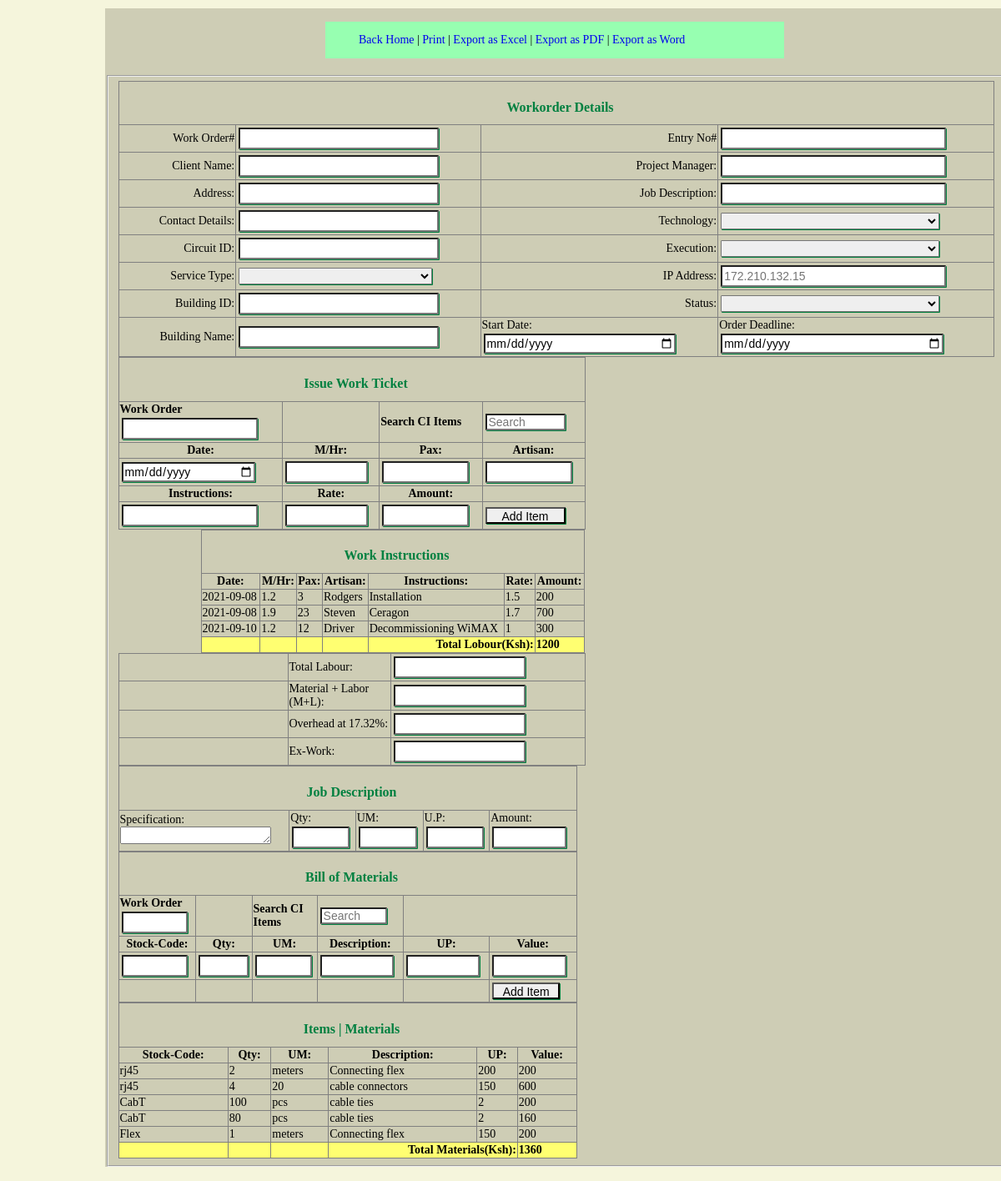
The page /turnaround.php on the database its author committed.
### tables this page shows
CREATE TABLE `instructions` (
  `id` int(11) NOT NULL,
  `date` date NOT NULL,
  `mhr` float NOT NULL,
  `pax` int(11) NOT NULL,
  `artisan` varchar(50) NOT NULL,
  `instruction` varchar(50) NOT NULL,
  `rate` float NOT NULL,
  `amount` int(11) NOT NULL,
  `orderid` varchar(50) NOT NULL
);

CREATE TABLE `orderitems` (
  `id` int(11) NOT NULL,
  `stockcode` varchar(50) NOT NULL,
  `quantity` int(11) NOT NULL,
  `um` varchar(50) NOT NULL,
  `description` varchar(50) NOT NULL,
  `up` int(11) NOT NULL,
  `value` int(11) NOT NULL,
  `orderid` int(11) NOT NULL
);

### includes/db_connection.php (called while the page is built, shortened)
<?php
class Database1 {
	var $connection = "";
	var $query = "";
	function __construct($sql){
	$this->username = "root";
	$this->password = "";
	$this->host="127.0.0.1";
	$this->database = "benselectronics";
	$this->connection = mysqli_connect($this->host,$this->username,$this->password);
	mysqli_select_db($this->connection,$this->database);
	$this->query = $sql;
	}
	function execute_query(){
		$resp = mysqli_query($this->connection,$this->query) or die(mysqli_error());
		return $resp;
		}
	}
?>

### includes/Database.php (called while the page is built, shortened)
<?php
class Database {
	var $connection = "";
	var $query = "";
	function __construct($sql){
	$this->username = "root";
	$this->password = "";
	$this->host="127.0.0.1";
	$this->database = "benselectronics";
	$this->connection = mysqli_connect($this->host,$this->username,$this->password);
	mysqli_select_db($this->connection,$this->database);
	$this->query = $sql;
	}
	function execute_query(){
		$resp = mysqli_query($this->connection,$this->query) or die(mysqli_error());
		return $resp;
		}
	}
?>

### turnaround.php (the view, shortened to what this page needs)
<!DOCTYPE html>
<html xmlns="http://www.w3.org/1999/xhtml">
<head>
<link rel="stylesheet" href="styles/tdoc.css" />
</head>
<body ><br />
<div id="topdiv"><ul>
<li><a href="home.php">Back Home</a> | </li>
<li><a href=javascript:window.print()>Print</a> |</li>
<li><a href=#>Export as Excel</a> | </li>
<li><a href=#>Export as PDF</a> | </li>
<li><a href=#>Export as Word</a></li>
</ul></div><br /><br /><br /><br />
<fieldset>
<table border=1 id=tbl1 align="center">
<tr><th colspan=12><h1>Workorder Details</h1></th></tr>
<tr><td align="right">Work Order#</td><td><input type="text" name="workorder" id="workorder"></td><td align="right">Entry No#</td><td><input type="text" name="entryno" id="entryno"></td></tr>
<tr><td align="right">Client Name:</td><td><input type="text" name="client" id="client"></td><td align="right">Project Manager:</td><td><input type="text" name="projectmanager" id="projectmanager"></td></tr>
<tr><td align="right">Address:</td><td><input type="text" name="address" id="address"></td><td align="right">Job Description:</td><td><input type="text" name="jobdescription" id="jobdescription"></td></tr>
<tr><td align="right">Contact Details:</td><td><input type="text" name="cdetails" id="cdetails"></td><td align="right">Technology:</td><td><select name="technology" id="technology">
<option ></option>
<option>Active Fiber</option>
</select></td></tr>
<tr><td align="right">Circuit ID:</td><td><input type="text" name="circuitid" id="circuitid"></td><td align="right">Execution:</td><td><select name="execution" id="execution">
<option></option>
<option>Deployment</option>
</select></td></tr>
<tr><td align="right">Service Type:</td><td>
<select name="servicetype" id="servicetype">
<option></option>
<option>E1/SIP</option>
</select></td><td align="right">IP Address:</td><td><input type="text" name="ipaddress" id="ipaddress" placeholder="172.210.132.15"  ></td></tr>
<tr><td align="right">Building ID:</td><td><input type="text" name="buildingid" id="buildingid"></td><td align="right">Status:</td><td><select name="status" id="status">
<option></option>
<option>Completed</option>
</select></td></tr>
<tr><td align="right">Building Name:</td><td><input type="text" name="buildingname" id="buildingname"></td><td>Start Date:<input type="date" name="startdate" id="startdate" title="Date Job Completed"></td><td>Order Deadline:<input type="date" name="orderdeadline" id="orderdeadline"></td></tr>
</table>
<form action="workinstruction.php" method="post" id="tbl2">
<table border=1 id="tbl2">
<tr><th colspan=12><h1>Issue Work Ticket </h1></th></tr>
<tr><td align="left"><b>Work Order</b><input type="text" name="workorder1" id="workorder1"></td><td></td><td><b>Search CI Items</b></td><td><input type="search" placeholder="Search" id=instsearch name="instsearch" /></td></tr>
<tr colspan=12><th>Date:</th><th>M/Hr:</th><th>Pax:</th><th>Artisan:</th></tr>
<tr><td><input type="date" name="date1" id="date1"></td><td><input type="text" name="mhr" id="mhr"></td><td><input type="text" name="pax" id="pax"></td><td><input type="text" name="artisan" id="artisan"></td></tr>
<tr colspan=12><th>Instructions:</th><th>Rate:</th><th>Amount:</th></tr>
<tr><td><input type="text" name="instruction" id="instruction"></td><td><input type="text" name="rate" id="rate"></td><td><input type="text" name="amount1" id="amount1"/></td><td width="120"><input type="submit" name="submit" id="submit" value="Add Item"/></td></tr></table>
<table>
<?php
include 'includes/db_connection.php';
$sql  = "SELECT * from instructions LIMIT 3";
$db2 = new Database1($sql);
$sum = 0;
$resp2 = $db2->execute_query();
echo "<table border=1  id=instruct>";
echo "<tr><th colspan=12><h1>Work Instructions</h1></th></tr>";
echo "<tr colspan=12><th>Date:</th><th>M/Hr:</th><th>Pax:</th><th>Artisan:</th><th>Instructions:</th><th>Rate:</th><th>Amount:</th></tr>";
while ($row = mysqli_fetch_row($resp2)){
$sum += $row[7];
echo "<tr><td>$row[1]</td><td>$row[2]</td><td>$row[3]</td><td>$row[4]</td><td>$row[5]</td><td>$row[6]</td><td>$row[7]</td></tr>";
	}
?>
<tr bgcolor="#FFFF71" align="right"><th></th><th></th><th><th></th></th><th colspan=2 align="right">Total Lobour(Ksh): </th><th align="left"><?php echo $sum ?></th></tr>
</table><br/><br/>
<table border=1 id="tbl2">
<tr><td width="200"></td><td style="width: 120px;">Total Labour:</td><td><input type="Number" name="amount" id="amount" style="width:150px;"></td></tr>
<tr><td></td><td style="width: 120px;">Material + Labor (M+L):</td><td><input type="Number" name="amount" id="amount" style="width:150px;"></td></tr>
<tr><td></td><td style="width: 120px;">Overhead at 17.32%:</td><td><input type="Number" name="amount" id="amount" style="width:150px;"></td></tr>
<tr><td></td><td style="width: 120px;">Ex-Work:</td><td><input type="Number" name="amount" id="amount" style="width:150px;"></td></tr>
</table>
</form>
<table border=1 id="item" align="left">
<tr><th colspan=12><h1>Job Description</h1></th></tr>
<tr><td>Specification:<textarea name="specification" id="specification" rows="1" cols="20"></textarea></td><td>Qty:<input type="Number" name="qty" id="qty"></td><td >UM:<input type="text" name="um" id="um"></td><td>U.P:<input type="text" name="up" id="up"></td><td>Amount:<input type="text" name="amount" id="amount"></td></tr>
</table>
<form action="orderitems.php" method="post" id="">
<table border=1 id=item align="left">
<tr><th colspan=12><h1>Bill of Materials</h1></th>
<tr><td align="left"><b>Work Order</b><input type="text" name="workorder2" id="workorder2"></td><td></td><td><b>Search CI Items</b></td><td><input type="search" placeholder="Search" id=itemsearch name="itemsearch" /></td></tr>
<tr colspan=12><th>Stock-Code:</th><th>Qty:</th><th>UM:</th><th>Description:</th><th>UP:</th><th>Value:</th></tr>
<tr><td><input type="text" name="stockcode" id="stockcode"></td><td><input type="Number" name="qty1" id="qty1"></td><td><input type="text" name="um1" id="um1"></td><td><input type="text" name="description" id="description"></td><td width="100"><input type="text" name="up1" id="up1"></td><td colspan="1"><input type="text" name="value" id="value" width="100"></td></tr>
<tr><td></td><td></td><td></td><td></td><td></td><td><input type="submit" name="submit" id="submit" value="Add Item"/></td></tr>
<?php
include 'includes/Database.php';
$sql = "SELECT * FROM orderitems LIMIT 5";
$db = new Database($sql);
$sum = 0;
$resp = $db->execute_query();
echo "<table border=1 id=items>";
echo "<tr><th colspan=12><h1>Items | Materials</h1></th></tr>";
echo "<tr colspan=12><th>Stock-Code:</th><th>Qty:</th><th>UM:</th><th>Description:</th><th>UP:</th><th>Value:</th></tr>";
while ($row = mysqli_fetch_row($resp)){
$sum += $row[6];
echo "<tr><td>$row[1]</td><td>$row[2]</td><td>$row[3]</td><td>$row[4]</td><td>$row[5]</td><td>$row[6]</td></tr>";
	}
?>
<tr bgcolor="#FFFF71" align="right"><th></th><th><th></th></th><th colspan=2 align="right">Total Materials(Ksh): </th><th align="left"><?php echo $sum ?></th></tr>
</table>
</form>
</fieldset>
</body>
</html>

### styles/tdoc.css (style rules this page uses)
@media screen { html { background-color:beige; margin-top:2px; margin-left:4em; margin-right:6em; font-family:"Times New Roman", Times, serif; font-style: normal; font-size:14px; font-style:normal; color:#000000; } }
@media screen { body { background-color:#CECDB5; margin-left: 5em; margin-bottom:2em; height:auto; width: 1100px; } }
@media screen { table { border-collapse:collapse; margin-left:1px; width: 550px; } }
@media screen { h1,h2,h3,h4 { margin-left: 10px; padding-top: 10px; color:#008040; font-family:Georgia, "Times New Roman", Times, serif; font-size:16px; } }
@media screen { input,select { width:80%; margin-bottom:2px; margin-left:2px; font-size:14px; font-family:"Trebuchet MS", Arial, Helvetica, sans-serif; height:20px; border-radius:1px; box-shadow:1px 1px 0.5px #008040; margin-right: 1px; margin-top: 2px; } }
@media screen { #topdiv { width:50%; margin-left:24%; background-color:#97FFB1; float:left; } }
@media screen { li { list-style:none; display:inline; font-family:calibri; } }
@media screen { ul { text-align:left; } }
@media screen { li a { text-decoration:none; } }
@media screen { #tbl1 { width: 1050px; } }
@media screen { #tbl2 { width: 560px; float: left; margin-left: ; margin-right: 5px; } }
@media screen { #items { width:550px; float: left; } }
@media screen { #instruct { width:460px; float: right; } }

### rows shown on the page
instructions: date "2021-09-08", mhr "1.2", pax "3", artisan "Rodgers", instruction "Installation", rate "1.5", amount "200"
instructions: date "2021-09-08", mhr "1.9", pax "23", artisan "Steven", instruction "Ceragon", rate "1.7", amount "700"
instructions: date "2021-09-10", mhr "1.2", pax "12", artisan "Driver", instruction "Decommissioning WiMAX", rate "1", amount "300"
orderitems: stockcode "rj45", quantity "2", um "meters", description "Connecting flex", up "200", value "200"
orderitems: stockcode "rj45", quantity "4", um "20", description "cable connectors", up "150", value "600"
orderitems: stockcode "CabT", quantity "100", um "pcs", description "cable ties", up "2", value "200"
orderitems: stockcode "CabT", quantity "80", um "pcs", description "cable ties", up "2", value "160"
orderitems: stockcode "Flex", quantity "1", um "meters", description "Connecting flex", up "150", value "200"

### other values the page prints
$sum "1200"
$sum "1360"
